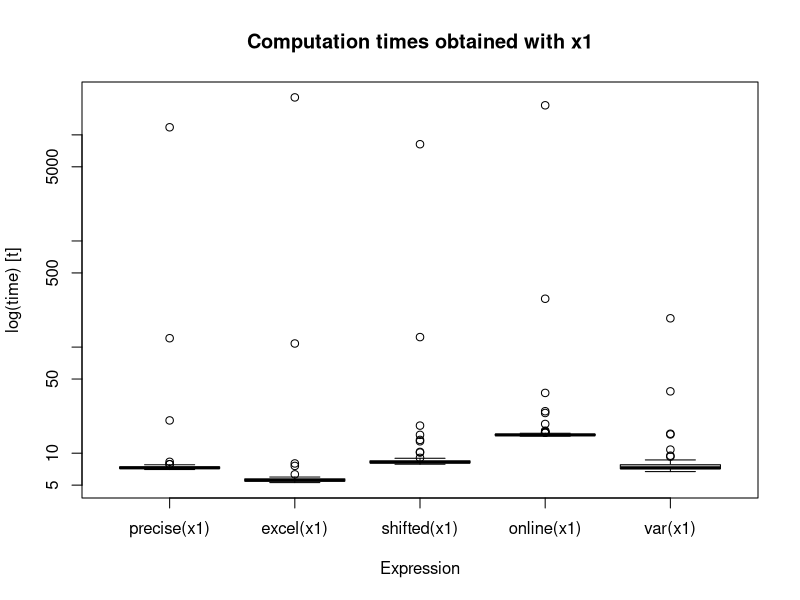
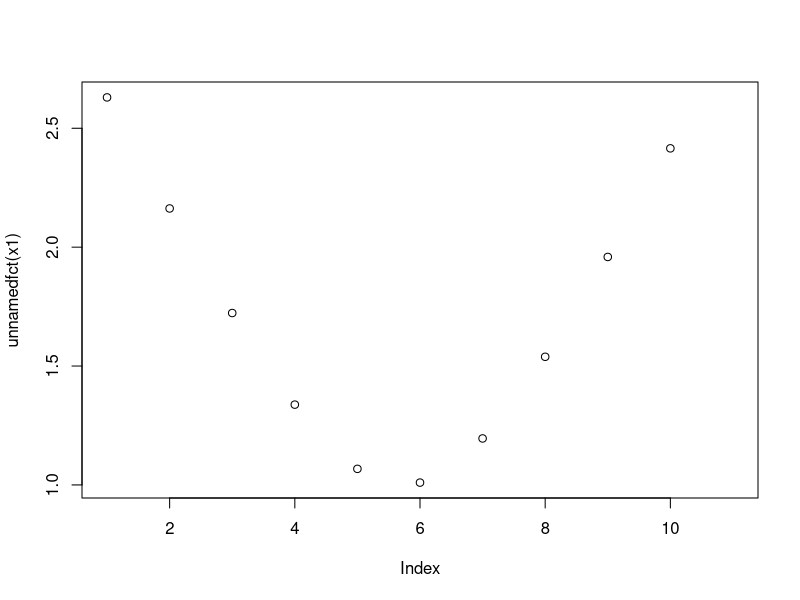
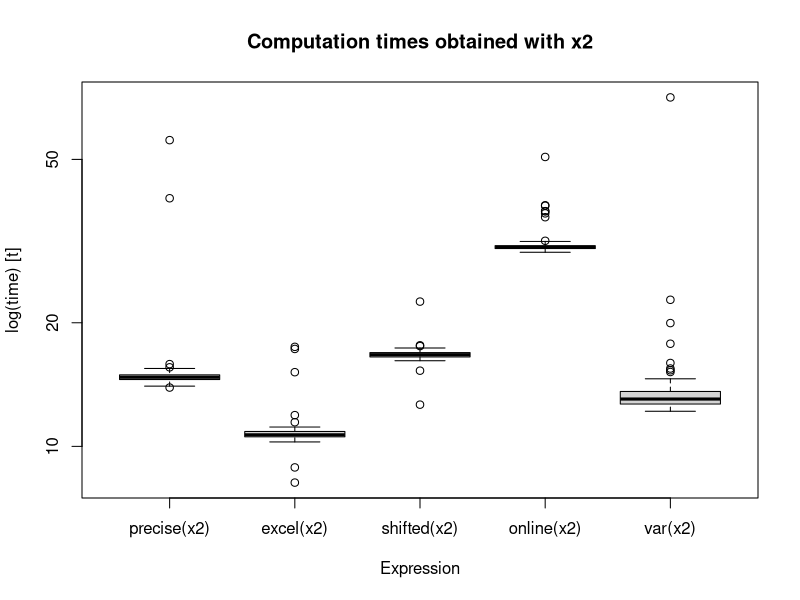

Generate these figures, in order, with R:
## ---- chunk 1
library(microbenchmark)#Allows the use of the microbenchmark library 

set.seed(11220221)#Create random data  
x1 <- rnorm(100)
x2 <- rnorm(100, mean=1000000)
x3 <- rnorm(100, mean=10)
## ---- chunk 2
precise <- function(x) {
  sum <- 0
  n <- length(x)
  
  #First pass: mean calculation
  for (i in x) {
    sum <- sum + i
  }
  mean <- sum/n
  
  variance <- 0
  #Second pass: variance calculation
  for(i in x) {
    variance <- variance + (i - mean)^2
  }
  variance <- variance/(n-1)
  return(variance)
}
## ---- chunk 3
excel <- function(x) {
  P1 <- 0
  P2 <- 0
  n <- length(x)
  variance <- 0
  
  for (i in x) {
    P1 <- P1 + i^2
    P2 <- P2 + i
  }
  P2 <- (P2^2)/n
  variance <- (P1-P2)/(n-1)
  return(variance)
}
## ---- chunk 4
shifted <- function(x, c=x[1]) {
  P1 <- 0
  P2 <- 0
  n <- length(x)
  variance <- 0
  
  for (i in x) {
    P1 <- P1 + (i-c)^2
    P2 <- P2 + i-c
  }
  P2 <- (P2^2)/n
  variance <- (P1-P2)/(n-1)
  return(variance)
}

## ---- chunk 5
online <- function(x) {
  #initalisation 
  n <- 2
  mean <- (x[1]+x[2])/2
  variance <- (x[1]-mean)^2 + (x[2]-mean)^2
  
  for (i in 3:length(x)) {
    n <- n+1
    variance <- ((n-2)/(n-1)) * variance + ((x[i]-mean)^2/n)
    mean <- mean + (x[i]-mean)/n
  }
  return(variance)
}
## ---- chunk 6
variances <- function(x){
  return(c(precise(x), excel(x), shifted(x), online(x),var(x)))
}
## ---- chunk 7
micro <- microbenchmark(precise(x1), excel(x1), shifted(x1), online(x1),var(x1),  times=100)
knitr::kable(summary(micro))

boxplot(micro, main="Computation times obtained with x1")
## ---- chunk 8
start_time <- Sys.time()
invisible(excel(x1))
end_time <- Sys.time()
computation_time = end_time-start_time
print(computation_time)
## ---- chunk 9
condition_number <- function(mean, n , S){
  return(sqrt(1+(mean^2*n)/S))
}
## ---- chunk 10
unnamedfct <- function(x){
  minimum <- min(x)
  maximum <- max(x)
  c_list <- seq(from=minimum, to=maximum, length.out=10)
  condition_numb <- c(0:10)
  for(i in 0:length(c_list)+1){
    mean <- mean(x) - c_list[i]
    n <- 100
    S <- shifted(x,c_list[i])*(n-1)
    condition_numb[i] <- condition_number(mean, n ,S)
  }
  return(condition_numb)
}

plot(unnamedfct(x1))

## ---- chunk 11
library(xtable)

res <- matrix(c(variances(x1),variances(x2)), ncol=5, byrow=TRUE)
res <- as.table(res)
col_name <- c("precise", "excel", "shifted", "online", "var")
raw_name <- c("x1","x2")
rownames(res) <- raw_name
colnames(res) <- col_name
knitr::kable(res, caption = "Variance calulation")
## ---- chunk 12
microx2 <- microbenchmark(precise(x2), excel(x2), shifted(x2), online(x2),var(x2),  times=100)
knitr::kable(summary(microx2))
## ---- chunk 13

boxplot(microx2, main="Computation times obtained with x2")


## ---- chunk 14

equal_matrix <- function(tab, raw_col_name=c(1:length(tab)),tolerance=1e-05){
  res <- matrix(0, nrow = length(tab), ncol = length(tab))
  for (i in 1:length(tab)){
    for (j in 1:length(tab)){
      comp <- all.equal(tab[i],tab[j],tolerance)
      if(comp == TRUE){
        res[i,j] <- 1
      }
    }
  }
  rownames(res) <- raw_col_name
  colnames(res) <- raw_col_name
  return(res)
}
## ---- chunk 15
knitr::kable(equal_matrix(as.vector(c(res[1,])),colnames(res)), caption = "X1 result comparison")
## ---- chunk 16
knitr::kable(equal_matrix(as.vector(c(res[2,])),colnames(res)), caption = "X2 result comparison")
